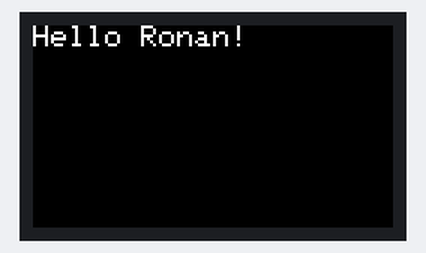
Recording of a sketch running on a simulated ESP32. On the bench: 240×135 colour display. What the sketch prints to the serial monitor is not drawn.

Above: at 0.2 s.

The sketch:

01_hello_stickc.ino
```cpp
#include <M5StickCPlus2.h>

void setup() {
  auto cfg = M5.config();
  StickCP2.begin(cfg);
  StickCP2.Display.setRotation(1);
  StickCP2.Display.setTextSize(2);
  StickCP2.Display.println("Hello Ronan!");

  Serial.begin(115200);
  delay(500);
  Serial.println("StickC PLUS2 booted OK");
}

void loop() {
  Serial.println("still alive...");
  delay(2000);
}
```
